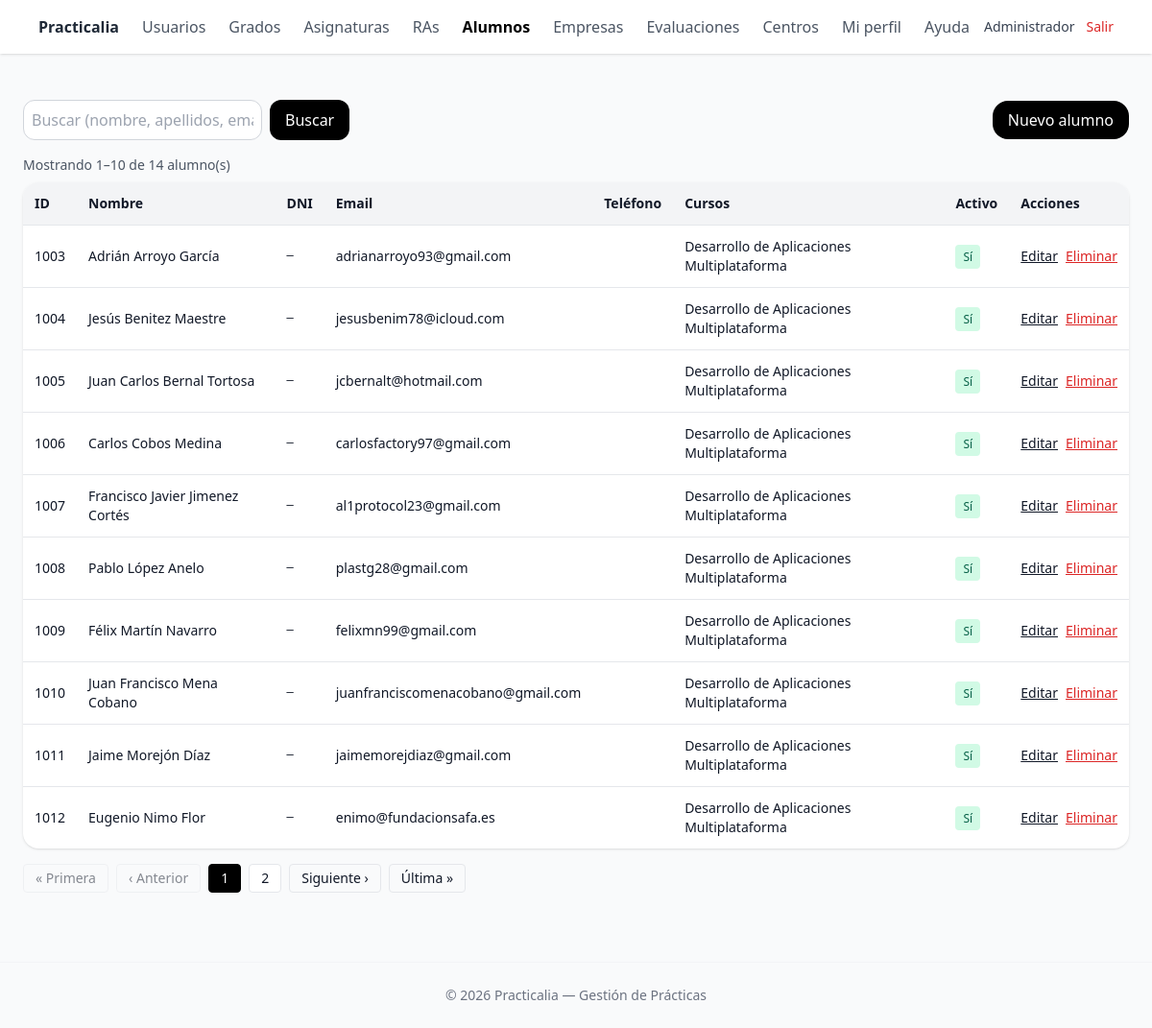
The page /public/alumnos/index.php (signed in) on the database its author committed.
### tables this page shows
CREATE TABLE `alumnos` (
  `id` int(10) UNSIGNED NOT NULL,
  `nombre` varchar(100) NOT NULL,
  `apellidos` varchar(150) NOT NULL,
  `dni` varchar(20) DEFAULT NULL,
  `seg_social` varchar(20) DEFAULT NULL,
  `provincia_localidad` varchar(100) DEFAULT NULL,
  `email` varchar(190) DEFAULT NULL,
  `telefono` varchar(30) DEFAULT NULL,
  `activo` tinyint(4) NOT NULL DEFAULT 1,
  `fecha_nacimiento` date DEFAULT NULL,
  `notas` text DEFAULT NULL,
  `created_at` timestamp NOT NULL DEFAULT current_timestamp(),
  `updated_at` timestamp NOT NULL DEFAULT current_timestamp() ON UPDATE current_timestamp(),
  `deleted_at` timestamp NULL DEFAULT NULL
);

### lib/auth.php (called while the page is built, shortened)
<?php
function current_user(): ?array
{
    return $_SESSION['user'] ?? null;
}
function require_role(string $codigoRol): bool
{
    $user = current_user();
    return in_array($codigoRol, $user['roles_codigos'] ?? [], true);
}

### lib/Services/AlumnoService.php (called while the page is built, shortened)
<?php
class AlumnoService
{
    private PDO $pdo;
    public function __construct(PDO $pdo)
    {
        $this->pdo = $pdo;
    }
    public function getCount(string $search, bool $isAdmin, int $profId): int
    {
        $params = [];
        $where = "a.deleted_at IS NULL";
        if ($isAdmin) {
            $fromJoin = "
                FROM alumnos a
                LEFT JOIN alumnos_cursos ac ON ac.alumno_id = a.id
                LEFT JOIN cursos c ON c.id = ac.curso_id
            ";
        }
        $sqlCount = "SELECT COUNT(DISTINCT a.id) AS c $fromJoin WHERE $where";
        $stCount = $this->pdo->prepare($sqlCount);
        $stCount->execute($params);
        $res = $stCount->fetch();
        return (int) ($res['c'] ?? 0);
    }
    public function getList(string $search, bool $isAdmin, int $profId, int $limit, int $offset): array
    {
        $params = [':limit' => $limit, ':offset' => $offset];
        $where = "a.deleted_at IS NULL";
        if ($isAdmin) {
            $fromJoin = "
                FROM alumnos a
                LEFT JOIN alumnos_cursos ac ON ac.alumno_id = a.id
                LEFT JOIN cursos c ON c.id = ac.curso_id
            ";
        }
        $sqlList = "
            SELECT
                a.id, a.nombre, a.apellidos, a.email, a.telefono, a.dni, a.activo,
                GROUP_CONCAT(DISTINCT c.nombre ORDER BY c.nombre SEPARATOR ', ') AS cursos
            $fromJoin
            WHERE $where
            GROUP BY a.id, a.nombre, a.apellidos, a.email, a.telefono, a.dni, a.activo
            ORDER BY a.apellidos ASC
            LIMIT :limit OFFSET :offset
        ";
        $st = $this->pdo->prepare($sqlList);
        foreach ($params as $k => $v) {
            $st->bindValue($k, $v, is_int($v) ? PDO::PARAM_INT : PDO::PARAM_STR);
        }
        $st->execute();
        return $st->fetchAll();
    }
}

### public/alumnos/index.php (the view, shortened to what this page needs)
<?php
require_once __DIR__ . '/../../lib/auth.php';
$user = current_user();
$isAdmin = require_role('admin');
$profId = (int) ($user['id'] ?? 0);
$search = trim($_GET['q'] ?? '');
$page = max(1, (int) ($_GET['page'] ?? 1));
$perPage = 10;
$offset = ($page - 1) * $perPage;
function h(?string $s): string
{
  return htmlspecialchars((string) $s, ENT_QUOTES, 'UTF-8');
}
function urlWith(array $merge): string
{
  $cur = $_GET;
  foreach ($merge as $k => $v) {
    if ($v === null)
      unset($cur[$k]);
    else
      $cur[$k] = $v;
  }
  $q = http_build_query($cur);
  return $q ? ('?' . $q) : './index.php';
}
$alumnoService = new \App\Services\AlumnoService($pdo);
$total = $alumnoService->getCount($search, $isAdmin, $profId);
$totalPages = max(1, (int) ceil($total / $perPage));
$rows = $alumnoService->getList($search, $isAdmin, $profId, $perPage, $offset);
$from = ($total === 0) ? 0 : ($offset + 1);
$to = min($offset + $perPage, $total);
$pagesToShow = [];
$pagesToShow[] = 1;
if ($totalPages > 1)
  $pagesToShow[] = $totalPages;
$pagesToShow = array_values(array_unique(array_filter($pagesToShow, fn($p) => $p >= 1 && $p <= $totalPages)));
sort($pagesToShow);
function renderPageLink(int $p, int $cur): string
{
  $isCur = ($p === $cur);
  $cls = 'px-3 py-1 rounded border text-sm ' . ($isCur ? 'bg-black text-white border-black' : 'bg-white');
  return '<a class="' . $cls . '" href="' . h(urlWith(['page' => $p])) . '">' . $p . '</a>';
}
require_once __DIR__ . '/../partials/_header.php';
?>
<div class="mb-4 flex items-center justify-between">
  <form class="flex gap-2" method="get">
    <input name="q" value="<?= h($search) ?>" class="rounded-xl border border-gray-300 p-2"
      placeholder="Buscar (nombre, apellidos, email)">
    <button class="rounded-xl bg-black text-white px-4">Buscar</button>
  </form>
  <a href="./create.php" class="rounded-2xl bg-black text-white px-4 py-2">Nuevo alumno</a>
</div>
<div class="mb-2 text-sm text-gray-600">
  Mostrando <span class="font-medium"><?= (int) $from ?></span>–<span class="font-medium"><?= (int) $to ?></span> de
  <span class="font-medium"><?= (int) $total ?></span> alumno(s)
</div>
<div class="bg-white rounded-2xl shadow overflow-x-auto">
  <table class="min-w-full text-sm">
    <thead class="bg-gray-100">
      <tr>
        <th class="text-left p-3">ID</th>
        <th class="text-left p-3">Nombre</th>
        <th class="text-left p-3">DNI</th>
        <th class="text-left p-3">Email</th>
        <th class="text-left p-3">Teléfono</th>
        <th class="text-left p-3">Cursos</th>
        <th class="text-left p-3">Activo</th>
        <th class="text-left p-3">Acciones</th>
      </tr>
    </thead>
    <tbody>
      <?php foreach ($rows as $r):
        $aid = (int) $r['id']; ?>
        <tr class="border-t">
          <td class="p-3"><?= $aid ?></td>
          <td class="p-3"><?= h(($r['nombre'] ?? '') . ' ' . ($r['apellidos'] ?? '')) ?></td>
          <td class="p-3 font-mono text-xs"><?= h($r['dni'] ?? '—') ?></td>
          <td class="p-3"><?= h($r['email'] ?? '') ?></td>
          <td class="p-3"><?= h($r['telefono'] ?? '') ?></td>
          <td class="p-3"><?= h($r['cursos'] ?? '') ?></td>
          <td class="p-3">
            <?php if ((int) ($r['activo'] ?? 0) === 1): ?>
              <span class="px-2 py-1 text-xs rounded bg-emerald-100 text-emerald-800">Sí</span>
            <?php else: ?>
              <span class="px-2 py-1 text-xs rounded bg-red-100 text-red-800">No</span>
            <?php endif; ?>
          </td>
          <td class="p-3">
            <div class="flex items-center gap-2">
              <a class="underline" href="./edit.php?id=<?= $aid ?>">Editar</a>
              <form method="post" action="./delete.php" onsubmit="return confirm('¿Eliminar este alumno?');">
                <button class="text-red-600 underline">Eliminar</button>
              </form>
            </div>
          </td>
        </tr>
      <?php endforeach; ?>
    </tbody>
  </table>
</div>
<?php if ($totalPages > 1): ?>
  <nav class="mt-4 flex items-center gap-2" aria-label="Paginación">
    <a class="px-3 py-1 rounded border text-sm <?= $page === 1 ? 'pointer-events-none opacity-50' : '' ?>"
      href="<?= h(urlWith(['page' => 1])) ?>">« Primera</a>
    <a class="px-3 py-1 rounded border text-sm <?= $page === 1 ? 'pointer-events-none opacity-50' : '' ?>"
      href="<?= h(urlWith(['page' => max(1, $page - 1)])) ?>">‹ Anterior</a>
    <?php
    foreach ($pagesToShow as $p):
      echo renderPageLink($p, $page);
    endforeach;
    ?>
    <a class="px-3 py-1 rounded border text-sm <?= $page === $totalPages ? 'pointer-events-none opacity-50' : '' ?>"
      href="<?= h(urlWith(['page' => min($totalPages, $page + 1)])) ?>">Siguiente ›</a>
    <a class="px-3 py-1 rounded border text-sm <?= $page === $totalPages ? 'pointer-events-none opacity-50' : '' ?>"
      href="<?= h(urlWith(['page' => $totalPages])) ?>">Última »</a>
  </nav>
<?php endif; ?>
<?php require_once __DIR__ . '/../partials/_footer.php'; ?>

### rows shown on the page
alumnos: id "1003", nombre+apellidos "Adrián Arroyo García", dni "—", email "adrianarroyo93@gmail.com", cursos "Desarrollo de Aplicaciones Multiplataforma", activo "Sí"
alumnos: id "1004", nombre+apellidos "Jesús Benitez Maestre", dni "—", email "jesusbenim78@icloud.com", cursos "Desarrollo de Aplicaciones Multiplataforma", activo "Sí"
alumnos: id "1005", nombre+apellidos "Juan Carlos Bernal Tortosa", dni "—", email "jcbernalt@hotmail.com", cursos "Desarrollo de Aplicaciones Multiplataforma", activo "Sí"
alumnos: id "1006", nombre+apellidos "Carlos Cobos Medina", dni "—", email "carlosfactory97@gmail.com", cursos "Desarrollo de Aplicaciones Multiplataforma", activo "Sí"
alumnos: id "1007", nombre+apellidos "Francisco Javier Jimenez Cortés", dni "—", email "al1protocol23@gmail.com", cursos "Desarrollo de Aplicaciones Multiplataforma", activo "Sí"
alumnos: id "1008", nombre+apellidos "Pablo López Anelo", dni "—", email "plastg28@gmail.com", cursos "Desarrollo de Aplicaciones Multiplataforma", activo "Sí"
alumnos: id "1009", nombre+apellidos "Félix Martín Navarro", dni "—", email "felixmn99@gmail.com", cursos "Desarrollo de Aplicaciones Multiplataforma", activo "Sí"
alumnos: id "1010", nombre+apellidos "Juan Francisco Mena Cobano", dni "—", email "juanfranciscomenacobano@gmail.com", cursos "Desarrollo de Aplicaciones Multiplataforma", activo "Sí"
alumnos: id "1011", nombre+apellidos "Jaime Morejón Díaz", dni "—", email "jaimemorejdiaz@gmail.com", cursos "Desarrollo de Aplicaciones Multiplataforma", activo "Sí"
alumnos: id "1012", nombre+apellidos "Eugenio Nimo Flor", dni "—", email "enimo@fundacionsafa.es", cursos "Desarrollo de Aplicaciones Multiplataforma", activo "Sí"

### other values the page prints
$user['nombre'] "Administrador"
$from "1"
$to "10"
$total "14"
$p "1"
$p "2"
